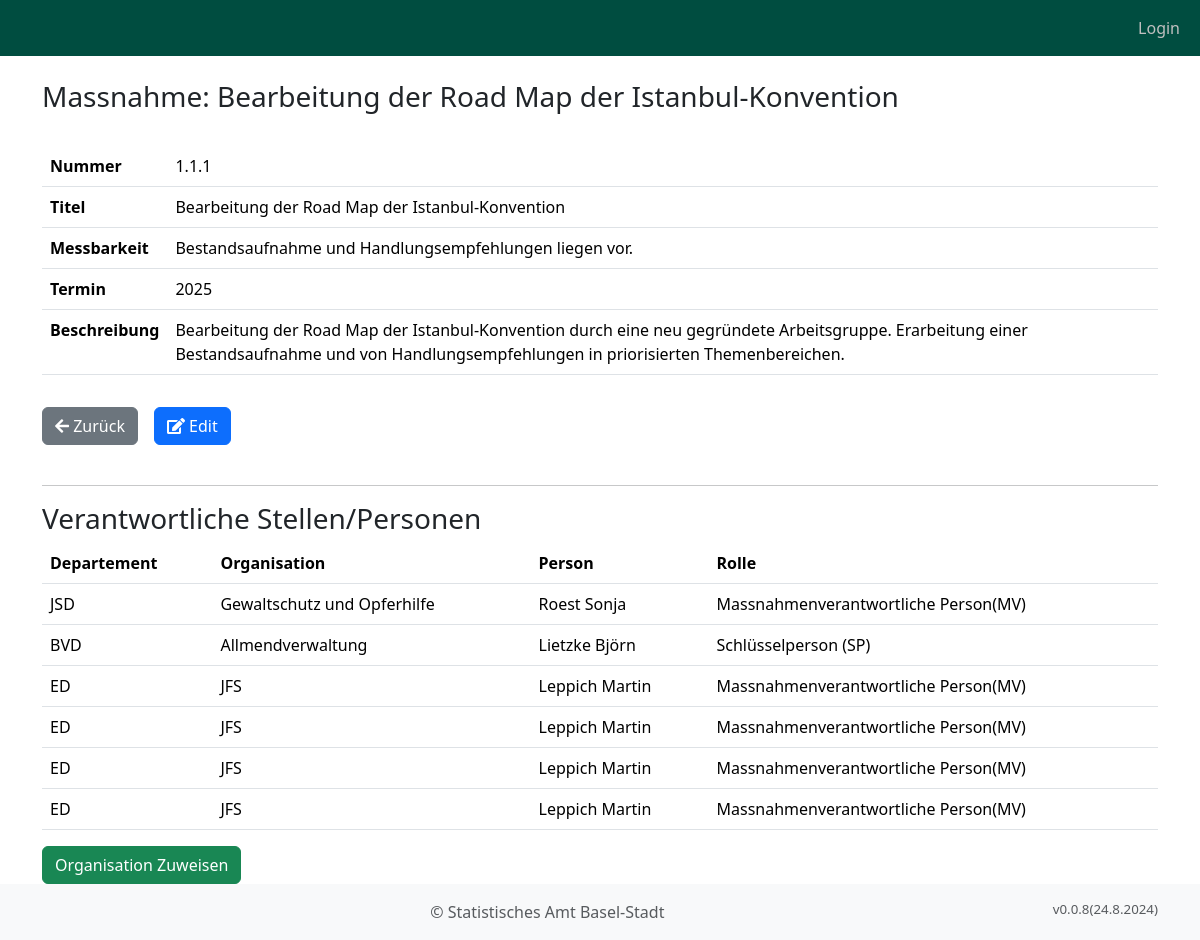
Page /massnahme/328/ on the committed database.
### objective_manager_app/models.py (models this page shows, shortened)
class BusinessObject(models.Model):
    typ = models.ForeignKey("BusinessObjectTyp", on_delete=models.CASCADE, related_name="typ")
    vorgaenger = models.ForeignKey("self", on_delete=models.CASCADE, null=True, blank=True)
    kuerzel = models.CharField(max_length=10, verbose_name="Nummer")
    titel = models.CharField(max_length=200, verbose_name="Titel")
    beschreibung = models.TextField(verbose_name="Beschreibung")
    erstellt_am = models.DateTimeField(auto_now_add=True, verbose_name="Erstellt am")
    erstellt_von = models.ForeignKey(User, on_delete=models.CASCADE, verbose_name="Erstellt von", blank=True)
    jahr_ende = models.IntegerField(verbose_name="Termin", default=datetime.now().year)
    anmerkung_initialisierung = models.TextField(verbose_name="Pol. Vorstoss", null=True, blank=True)
    mess_groesse = models.CharField(max_length=200, verbose_name="Messbarkeit", blank=True, null=True)
    bestehende_massnahme = models.ForeignKey("NeuBestehend", on_delete=models.CASCADE, blank=True, null=True, default=5, related_name="bestehende_massnahme", verbose_name="Bestehende/Neue Massnahme")
    objects = models.Manager()
    handlungsfelder = HandlungsfeldManager()
    ziele = ZielManager()
    massnahmen = MassnahmeManager()

class MassnahmeOrganisation(models.Model):
    massnahme = models.ForeignKey(BusinessObject, on_delete=models.CASCADE)
    organisation = models.ForeignKey(Organisation, on_delete=models.CASCADE)
    person = models.ForeignKey(Person, on_delete=models.CASCADE, default=1)
    bemerkungen = models.TextField(max_length=500, verbose_name="Bemerkungen", null=True, blank=True)
    rolle = models.ForeignKey("Rolle", on_delete=models.CASCADE, default=7)

class Organisation(models.Model):
    departement = models.CharField(max_length=200, verbose_name='Departement')
    dienststelle = models.CharField(max_length=200, verbose_name='Dienststelle')
    bereich = models.CharField(max_length=200, verbose_name='Bereich')
    departement_kuerzel = models.CharField(max_length=200, verbose_name='Departement Kürzel')
    dienststelle_kuerzel = models.CharField(max_length=200, verbose_name='Dienststelle Kürzel')
    bereich_kuerzel = models.CharField(max_length=200, verbose_name='Bereich Kürzel')
    class Meta:
        ordering = ['departement_kuerzel', 'dienststelle']

class Person(models.Model):
    user = models.OneToOneField(User, on_delete=models.CASCADE, blank=True, null=True)
    vorname = models.CharField(verbose_name= 'Vorname', max_length=200)
    nachname = models.CharField(verbose_name= 'Nachname', max_length=200)
    email = models.EmailField(verbose_name= 'Email', max_length=200, null=True, blank=True)
    telefon = models.CharField(verbose_name= 'Telefon', max_length=200, null=True, blank=True)
    organisation = models.ForeignKey(Organisation, verbose_name='Organisation', on_delete=models.CASCADE)
    erstellt_am = models.DateTimeField(auto_now_add=True)
    class Meta:
        ordering = ['nachname', 'vorname']
    def __str__(self):
        return f"{self.nachname} {self.vorname}"

class Code(models.Model):
    kategorie = models.ForeignKey(CodeKategorie, on_delete=models.CASCADE)
    kuerzel = models.CharField(max_length=10)
    titel = models.CharField(max_length=10)
    beschreibung = models.CharField(max_length=200)
    color = models.CharField(max_length=50, null=True, blank=True)
    def __str__(self):
        return self.titel

### objective_manager_app/views.py (the view)
# urls.py: path("massnahme/<int:pk>/", views.massnahme_detail, name="massnahme_detail"),
def massnahme_detail(request, pk):
    massnahme = get_object_or_404(BusinessObject, pk=pk)
    massnahme_orgs = MassnahmeOrganisation.objects.filter(massnahme=massnahme)
    context = {
        'massnahme': massnahme,
        'massnahme_orgs': massnahme_orgs,
    }
    return render(
        request,
        "objective_manager_app/massnahme_detail.html",
        context,
    )

### objective_manager_app/templatetags/custom_filters.py (called while the page is built)
@register.filter(name='is_in_group')
def is_in_group(user, group_name):
    if user.is_authenticated:
        return user.groups.filter(name=group_name).exists()
    return False

### templates/objective_manager_app/massnahme_detail.html (shortened to what this page needs)
{% extends "base.html" %}
{% load custom_filters %}
{% block content %}
    <div class="container">
        <h3>Massnahme: {{massnahme.titel}}</h3>
        <br/>
        <table class="table">
            <tr>
                <th>Nummer</th><td>{{massnahme.kuerzel}}</td>
            </tr>
            <tr>
                <th>Titel</th><td>{{massnahme.titel}}</td>
            </tr>
            <tr>
                <th>Messbarkeit</th><td>{{massnahme.mess_groesse}}</td>
            </tr>
            <tr>
                <th>Termin</th><td>{{massnahme.jahr_ende}}</td>
            </tr>
            {% if massnahme.beschreibung %}
            <tr>
                <th>Beschreibung</th><td>{{massnahme.beschreibung}}</td>
            </tr>
            {% endif %}
        </table>
         <div class="d-flex align-items-start">
            <button onclick="goBack()" class="btn btn-secondary mt-3">
                <i class="fas fa-arrow-left"></i> Zurück
            </button>
            <a href="{% url 'massnahme_edit' massnahme.pk %}" class="btn btn-primary ms-3 mt-3">
                <i class="fas fa-edit"></i> Edit
            </a>
        </div>
        <br>
        <hr>
        <h3>Verantwortliche Stellen/Personen</h3>
        <table class="table">
            <thead>
                <tr>
                    <th>Departement</th>
                    <th>Organisation</th>
                    <th>Person</th>
                    <th>Rolle</th>
                </tr>
            </thead>
            {% for mo in massnahme_orgs %}
                <tr>
                    <td>{{ mo.organisation.departement_kuerzel }}</td>
                    <td>{{ mo.organisation.bereich }}</td>
                    <td>{{ mo.person }}</td>
                    <td>{{ mo.rolle }}</td>
                </tr>
            {% endfor %}
        </table>
        <button type="button" class="btn btn-success" onclick="window.location.href='{% url "massnahme_org_create" massnahme.pk %}'">Organisation Zuweisen</button>
    </div>
{% endblock %}

### static/css/styles.css (style rules this page uses)
.d-flex { display: flex; align-items: center; }

### rows in the picture
BusinessObject: titel "Bearbeitung der Road Map der Istanbul-Konvention", kuerzel "1.1.1", mess_groesse "Bestandsaufnahme und Handlungsempfehlungen liegen vor.", jahr_ende "2025", beschreibung "Bearbeitung der Road Map der Istanbul-Konvention durch eine neu gegründete Arbeitsgruppe. Erarbeitung einer Bestandsaufnahme und von Handlungsempfehlungen in priorisierten Themenbereichen."
MassnahmeOrganisation: organisation.departement_kuerzel "JSD", organisation.bereich "Gewaltschutz und Opferhilfe", person "Roest Sonja", rolle "Massnahmenverantwortliche Person(MV)"
MassnahmeOrganisation: organisation.departement_kuerzel "BVD", organisation.bereich "Allmendverwaltung", person "Lietzke Björn", rolle "Schlüsselperson (SP)"
MassnahmeOrganisation: organisation.departement_kuerzel "ED", organisation.bereich "JFS", person "Leppich Martin", rolle "Massnahmenverantwortliche Person(MV)"
MassnahmeOrganisation: organisation.departement_kuerzel "ED", organisation.bereich "JFS", person "Leppich Martin", rolle "Massnahmenverantwortliche Person(MV)"
MassnahmeOrganisation: organisation.departement_kuerzel "ED", organisation.bereich "JFS", person "Leppich Martin", rolle "Massnahmenverantwortliche Person(MV)"
MassnahmeOrganisation: organisation.departement_kuerzel "ED", organisation.bereich "JFS", person "Leppich Martin", rolle "Massnahmenverantwortliche Person(MV)"
